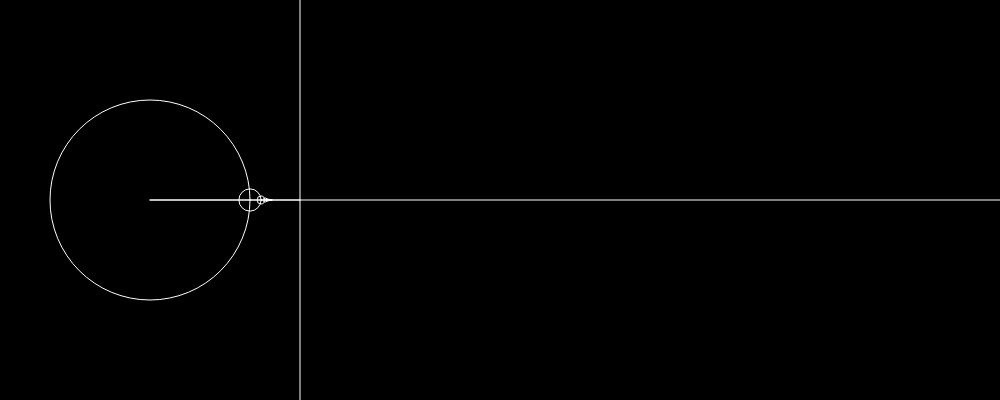
Frame 1 (no input)
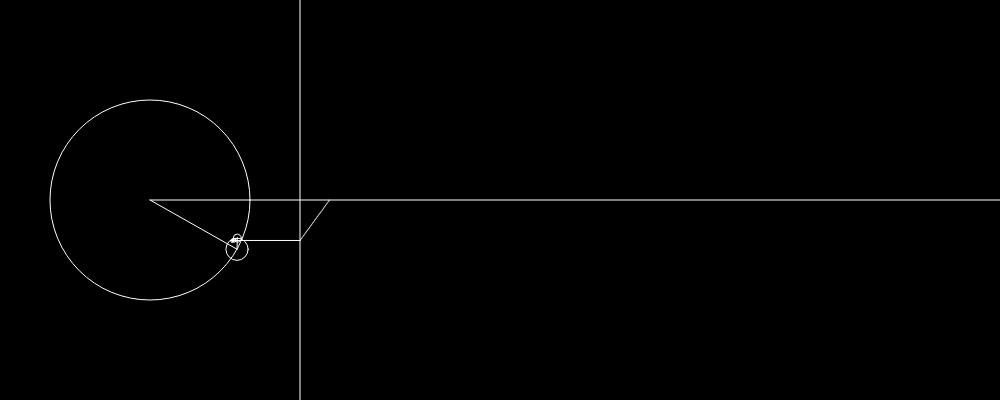
Frame 60 (no input)
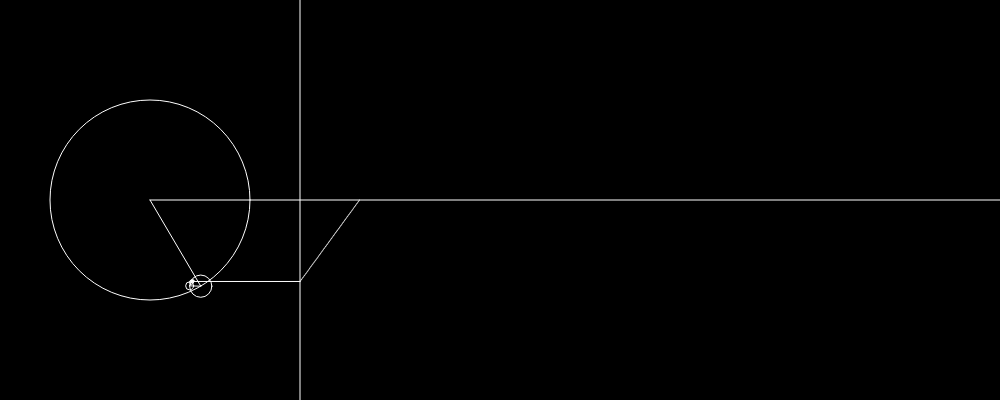
Frame 120 (the mouse pressed at the canvas centre since frame 60)

The p5.js sketch that drew these frames (run headless with seeded random() and noise() and a simulated clock; from frame 60 on, the mouse is pressed at the canvas centre):

// p5.js sketch
// ── sketch.js
var canvasWidth = 1000;
var canvasHeight = 400;
var waveZoneWidth = 700;

function setup() {
    createCanvas(canvasWidth, canvasHeight);
    frameRate(30);
    THETA = 0;
    t=0
    dTheta=PI/360;
    R=(canvasWidth-waveZoneWidth-50*2)/2;
    N=31;
}

function draw() {
    background(0);
    THETA=dTheta*t;
    stroke(0xff);
    noFill()
    px=py=0;
    line(canvasWidth-waveZoneWidth,0,canvasWidth-waveZoneWidth,canvasHeight);
    translate(R+50,canvasHeight/2);
    line(0,0,waveZoneWidth+R+50,0);
    this.pm=+1;
    for(i=1;i<=N;i+=2) {
        r=R/(i*i);
        theta=i*THETA;
        ellipse(px,py,2*r,2*r);
        line(px,py,px+r*cos(theta),py+pm*r*sin(theta));
        //translate(r*sin(theta),r*cos(theta));
        px+=r*cos(theta);
        py+=pm*r*sin(theta);
        pm*=-1;
    }
    line(px,py,R+50,py);
    for(this.i=0;this.i<=t&&this.i/2<=waveZoneWidth;this.i++) {
        point(R+50+this.i/2,R*triangleWave(dTheta*(t-this.i)));
    }
    t++;
}

function squareWave(theta) {
    this.d = 0;
    for(j=1;j<=N;j+=2) {
        this.d+=sin(theta*j)/j;
    }
    return this.d;
}

function triangleWave(theta) {
    this.d = 0;
    this.pm = +1;
    for (j=1;j<=N;j+=2) {
        this.d += pm*sin(theta*j)/(j*j);
        pm*=-1;
    }
    return this.d;
}
